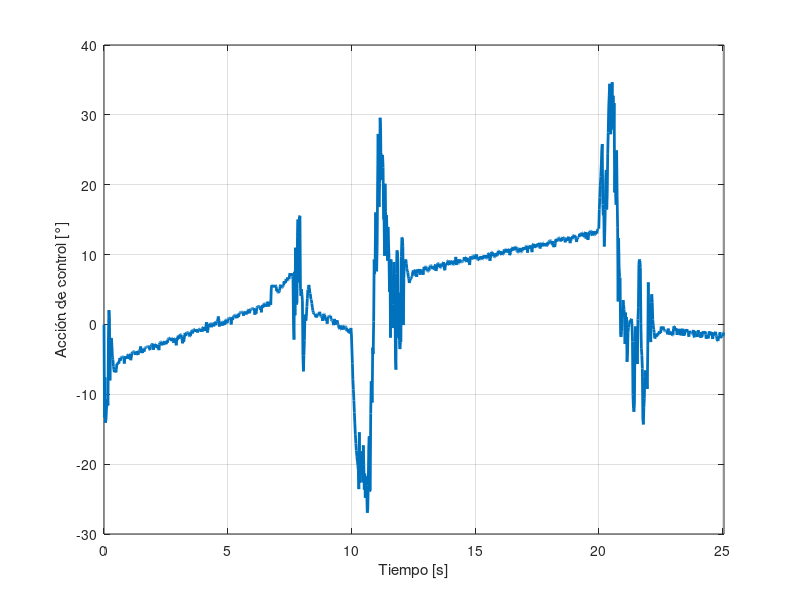
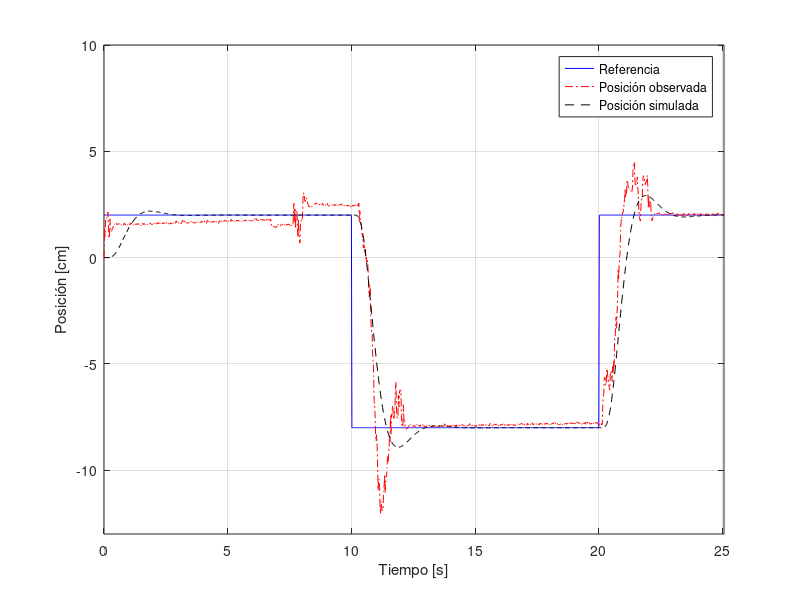
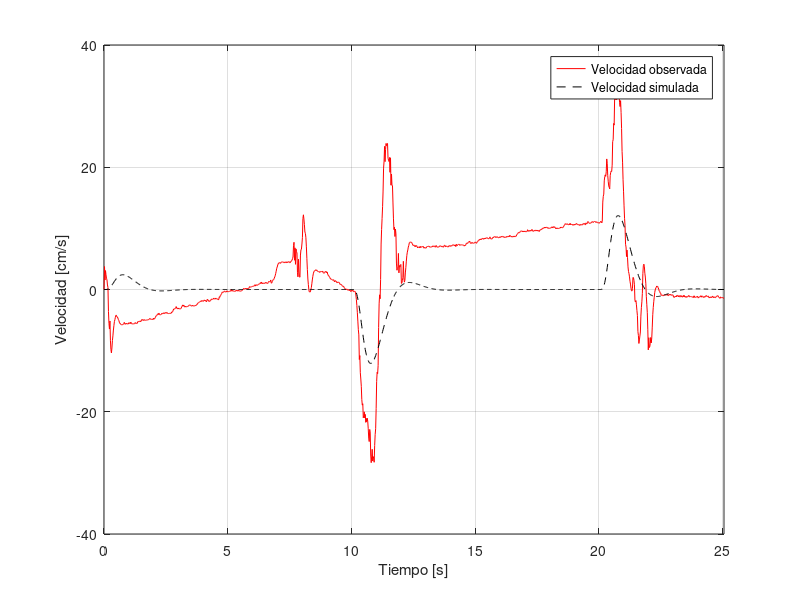
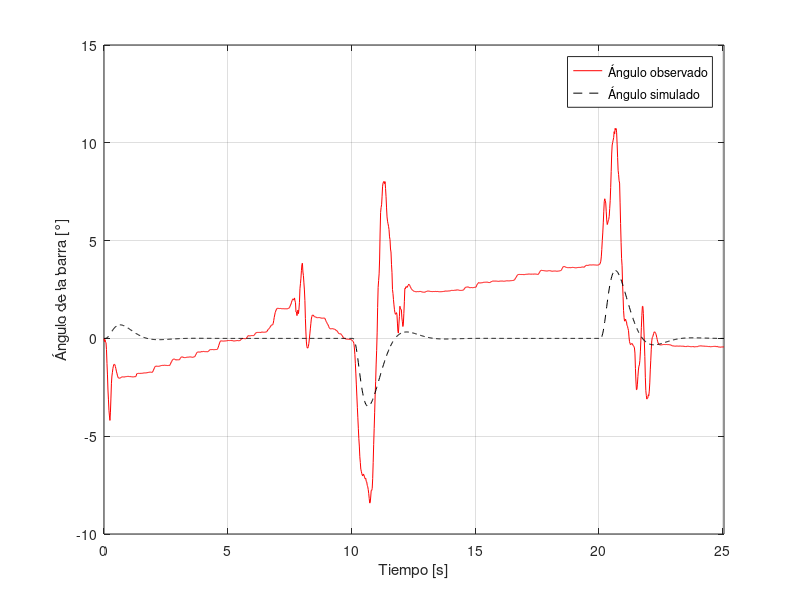

MATLAB code for these plots, in order:
close all; clear;

load('AI_datos.mat');
load('AI_sim.mat');

figure;
plot(t, uk, 'LineWidth', 2);
grid on;
xlabel('Tiempo [s]');
xlim([0, t(end)]);
ylabel('Acción de control [°]');
exportgraphics(gcf, 'AI_img\uk.pdf', 'ContentType', 'image', 'Resolution', 300);

figure;
plot(t, ref, 'b-'); hold on;
%plot(t, pos_med, 'b-');
plot(t, pos_obs, 'r-.'); hold on;
plot(t, pos_sim, 'k--');
grid on;
legend('Referencia', 'Posición observada', 'Posición simulada');
xlim([0, t(end)]);
xlabel('Tiempo [s]');
ylim([-13, 10]);
ylabel('Posición [cm]');
exportgraphics(gcf, 'AI_img\pos.pdf', 'ContentType', 'image', 'Resolution', 300);

figure;
plot(t, vel_obs, 'r-'); hold on;
plot(t, vel_sim, 'k--');
grid on;
legend('Velocidad observada', 'Velocidad simulada');
xlim([0, t(end)]);
xlabel('Tiempo [s]');
ylim([-40, 40]);
ylabel('Velocidad [cm/s]');
exportgraphics(gcf, 'AI_img\vel.pdf', 'ContentType', 'image', 'Resolution', 300);

%{
Mismo problema de antes (o parecido): La acción de control va creciendo,
pero la posición no cambia. El observador "le hecha la culpa" a la
velocidad, y termina siendo distinta de cero cuando debería ser 0
%}
figure;

plot(t, ang_obs, 'r-'); hold on;
plot(t, ang_sim, 'k--');
grid on;
legend('Ángulo observado', 'Ángulo simulado');
xlim([0, t(end)]);
xlabel('Tiempo [s]');
ylabel('Ángulo de la barra [°]');
exportgraphics(gcf, 'AI_img\ang.pdf', 'ContentType', 'image', 'Resolution', 300);

figure;
plot(t, velang_obs, 'r-'); hold on;
plot(t, velang_sim, 'k--');
grid on;
legend('Velocidad angular observada', 'Velocidad angular simulada');
xlim([0, t(end)]);
xlabel('Tiempo [s]');
ylabel('Velocidad angular [°/s]');
exportgraphics(gcf, 'AI_img\velang.pdf', 'ContentType', 'image', 'Resolution', 300);
